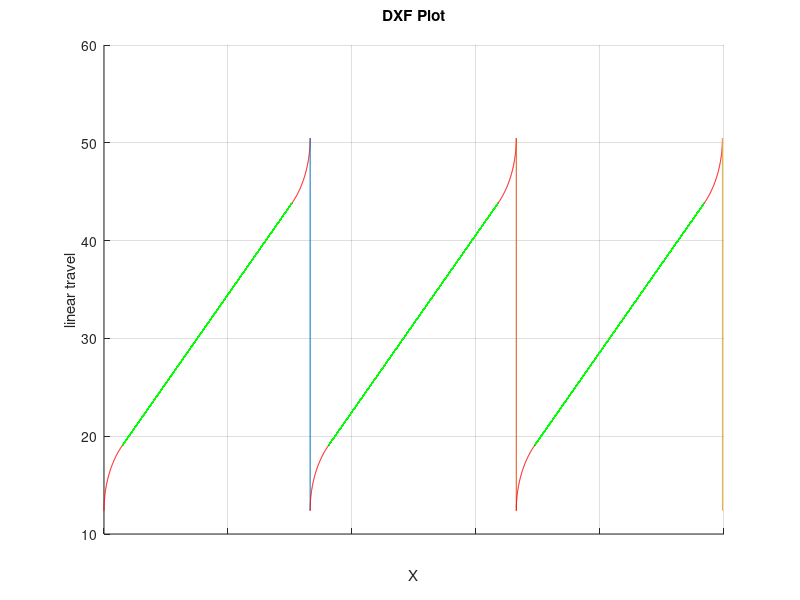

MATLAB code to generate this figure: (Note: this script raises an error after producing the figure.)
clear; 
close all; 
clc; 

load('dxf_arcs.mat')
load('dxf_lines.mat')

offset_all =  49.8728;

% Plotting
figure; hold on;% axis equal;
for k = 1:length(lines)
    l = lines_struct;
    plot([l.x1+offset_all l.x2+offset_all], [l.y1 l.y2], 'g-');
end

for k = 1:length(arcs)
    a = arcs(k);
    theta = linspace(deg2rad(a.start_angle), deg2rad(a.end_angle), 100);
    x = a.cx + a.r * cos(theta);
    y = a.cy + a.r * sin(theta);
    plot(x+offset_all, y, 'r-');
    max(abs(x))
    min(abs(x))

    max(abs(y))
    min(abs(y))

end

plot([-16.6243+offset_all -16.6243+offset_all], [50.4825 12.3825])

x_offset =49.8728-16.6243+offset_all

for k = 1:length(lines)
    l = lines_struct;
    plot([l.x1+x_offset l.x2+x_offset], [l.y1 l.y2], 'g-');
end

for k = 1:length(arcs)
    a = arcs(k);
    theta = linspace(deg2rad(a.start_angle), deg2rad(a.end_angle), 100);
    x = a.cx + a.r * cos(theta);
    y = a.cy + a.r * sin(theta);
    plot(x+x_offset, y, 'r-');
end
plot([-16.6243+x_offset -16.6243+x_offset], [50.4825 12.3825])

x_offset =2*(49.8728-16.6243)+offset_all

for k = 1:length(lines)
    l = lines_struct;
    plot([l.x1+x_offset l.x2+x_offset], [l.y1 l.y2], 'g-');
end

for k = 1:length(arcs)
    a = arcs(k);
    theta = linspace(deg2rad(a.start_angle), deg2rad(a.end_angle), 100);
    x = a.cx + a.r * cos(theta);
    y = a.cy + a.r * sin(theta);
    plot(x+x_offset, y, 'r-');

    disp('max x')
end
plot([-16.6243+x_offset -16.6243+x_offset], [50.4825 12.3825])

disp(-16.6243+x_offset )

t = title('DXF Plot');
ylabel('travel (mm)')
xl = xlabel('X');

% Get current position of xlabel
pos = get(xl, 'Position');

% Move it downward by decreasing the y-position
pos(2) = pos(2) - 0.5;  % adjust this value as needed
set(xl, 'Position', pos);
ylabel('linear travel');
grid on
hold off
set(gca, 'XTickLabel', []);  % Completely remove X ticks


pos = get(t, 'Position');
pos(2) = pos(2) + 1;  % Increase Y to move title upward
set(t, 'Position', pos);

% Create top x-axis
ax1 = gca;
ax1_pos = ax1.Position; % position of bottom axis

% Create a new invisible axis on top
ax2 = axes('Position', ax1_pos,...
           'XAxisLocation','bottom',...
           'YAxisLocation','right',...
           'Color','none');

% Set custom x-ticks or label for top axis
xl = xlim(gca);

xticks = linspace(xl(1), xl(2), 7);
set(gca, 'XTick', xticks);

ax2.XTickLabel = {0:60:360};
ax2.YTick = []; % hide Y-axis ticks
